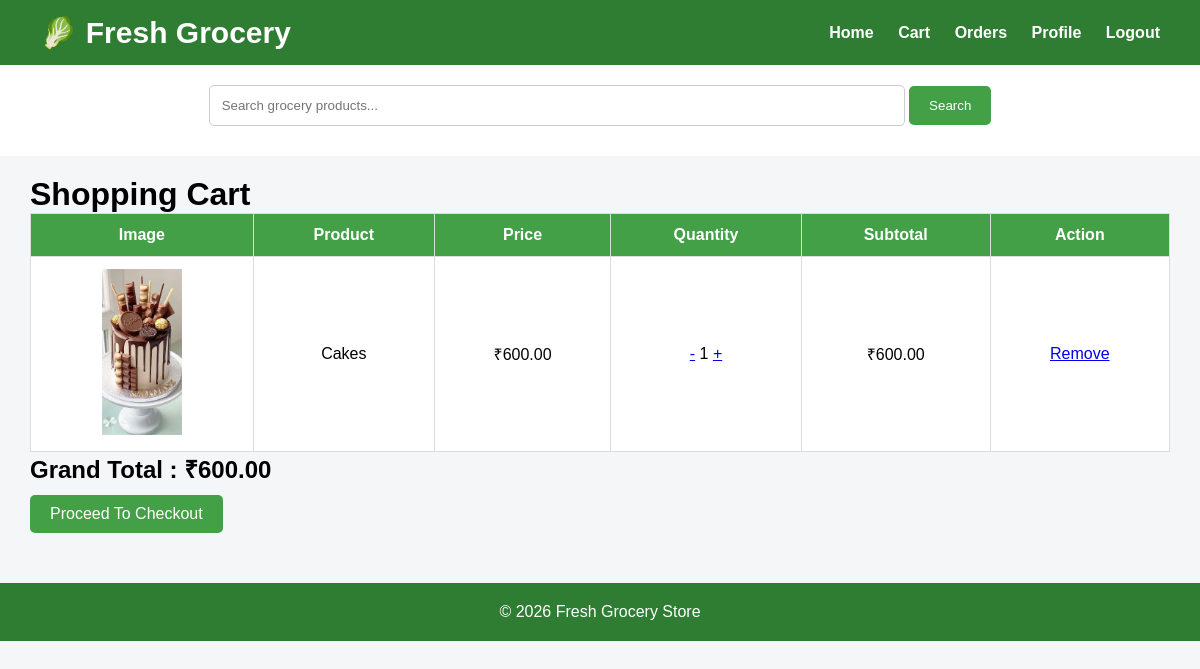
The app's page /cart/ (signed in) with its own data.
### groce/models.py (models this page shows, shortened)
class CartItem(models.Model):
    cart = models.ForeignKey(
        Cart,
        on_delete=models.CASCADE,
        related_name="items"
    )
    product = models.ForeignKey(
        Product,
        on_delete=models.CASCADE
    )
    quantity = models.PositiveIntegerField(default=1)
    def subtotal(self):
        return self.product.price * self.quantity

class Product(models.Model):
    category = models.ForeignKey(Category,on_delete=models.CASCADE)
    name=models.CharField(max_length=200)
    image=models.ImageField(upload_to='products/')
    price=models.DecimalField(max_digits=8,decimal_places=2)
    description=models.TextField()
    stock=models.PositiveIntegerField(default=1)
    available = models.BooleanField(default=True)
    created = models.DateTimeField(auto_now_add=True)
    class Meta:
        ordering = ['name']

### groce/views.py (the view)
# urls.py: path('cart/',views.cart,name='cart'),
def cart(request):
    cart, created = Cart.objects.get_or_create(
        user=request.user
    )
    items = cart.items.select_related("product")
    total = cart.total_price()
    return render(
        request,
        "cart.html",
        {
            "cart": cart,
            "items": items,
            "total": total,
        },
    )

### groce/models.py (called while the page is built)
    def total_price(self):
        total = 0
        for item in self.items.all():
            total += item.subtotal()
        return total

### groce/templates/cart.html (shortened to what this page needs)
{% extends 'base.html' %}
{% block content %}
<h1>Shopping Cart</h1>
{% if items %}
<table class="cart-table">
    <tr>
        <th>Image</th>
        <th>Product</th>
        <th>Price</th>
        <th>Quantity</th>
        <th>Subtotal</th>
        <th>Action</th>
    </tr>
    {% for item in items %}
    <tr>
        <td>
            <img src="{{ item.product.image.url }}" width="80">
        </td>
        <td>
            {{ item.product.name }}
        </td>
        <td>
            ₹{{ item.product.price }}
        </td>
        <td>
            <a href="{% url 'decrease_quantity' item.id %}">-</a>
            {{ item.quantity }}
            <a href="{% url 'increase_quantity' item.id %}">+</a>
        </td>
        <td>
            ₹{{ item.subtotal }}
        </td>
        <td>
            <a href="{% url 'remove' item.id %}">
                Remove
            </a>
        </td>
    </tr>
    {% endfor %}
</table>
<h2>
Grand Total : ₹{{ total }}
</h2>
<a class="btn" href="{% url 'checkout' %}">
Proceed To Checkout
</a>
{% endif %}
{% endblock %}

### groce/static/css/style.css (style rules this page uses)
* { margin:0; padding:0; box-sizing:border-box; }
body { font-family:Arial, Helvetica, sans-serif; background:#f4f6f8; }
.btn { display:inline-block; margin-top:10px; padding:10px 20px; background:#43a047; color:white; text-decoration:none; border-radius:5px; }
.cart-table { width:100%; border-collapse:collapse; background:white; }
.cart-table th { background:#43a047; color:white; }
.cart-table td, .cart-table th { border:1px solid #ddd; padding:12px; text-align:center; }
table { width:100%; }
table td { padding:10px; }

### records on screen
CartItem: product.image (picture), product.name "Cakes", product.price "600.00", quantity "1", subtotal "600.00"

### other values on screen
{{ total }} "600.00"
